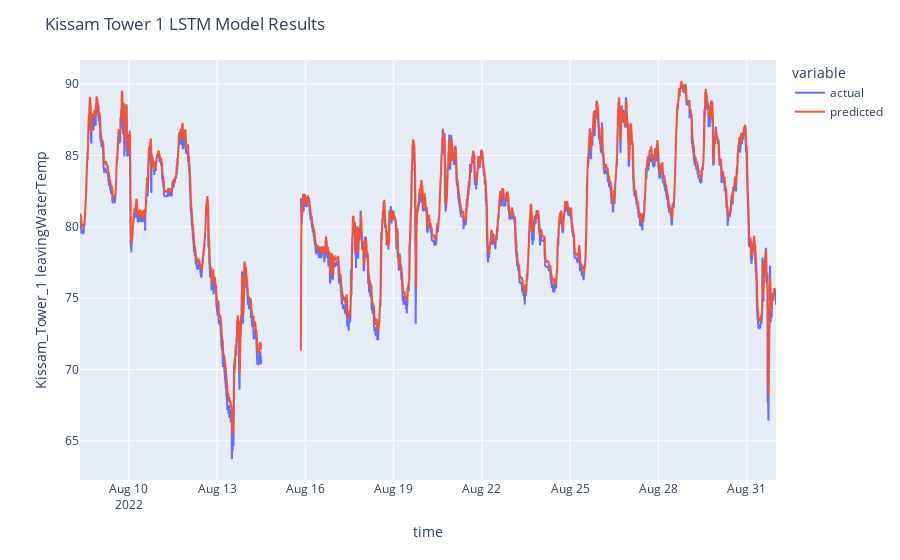

Notebook code cell kept with this figure:
### Code cell
"""
5. Display results
"""
print("\nMaking predictions...")
yhat = model.predict(vec_X_test)


print("\nResults:...")
results_df = pd.DataFrame(
    {
        "actual": vec_y_test.reshape((vec_y_test.shape[0])),
        "predicted": yhat.reshape((yhat.shape[0])),
    },
    index=y_test.index,
)
results_df = scaler.denormalize_results(results_df)

# Create a new DataFrame with the desired 5-minute interval index
new_index = pd.date_range(
    start=results_df.index.min(), end=results_df.index.max(), freq="5min"
)
display_df = pd.DataFrame(index=new_index)
# Merge the new DataFrame with the original DataFrame
display_df = display_df.merge(
    results_df, how="left", left_index=True, right_index=True
)

mabs_error = mean_absolute_error(results_df["actual"], results_df["predicted"])
rmse = np.sqrt(mean_squared_error(results_df["actual"], results_df["predicted"]))
print("Mean Absolute Error: %.3f" % mabs_error)
print("RMSE: %.3f" % rmse)

fig = px.line(display_df, x=display_df.index, y=["actual", "predicted"])
fig.update_layout(
    title=f"{building_name} Tower {tower_number} LSTM Model Results",
    xaxis_title="time",
    yaxis_title=target,
)
fig.show()

### Figure 1 — Plotly figure (JSON) as saved in the notebook; plotly's stock layout.template omitted (floating-point values rounded to 4 significant figures; data arrays with more than 128 entries replaced by an {"elided": "..."} marker saying what was removed)
{"data": [{"hovertemplate": "variable=actual<br>index=%{x}<br>value=%{y}<extra></extra>", "legendgroup": "actual", "line": {"color": "#636efa", "dash": "solid"}, "marker": {"symbol": "circle"}, "mode": "lines", "name": "actual", "showlegend": true, "type": "scattergl", "x": {"elided": "6814 str values"}, "xaxis": "x", "y": {"elided": "6814 float values"}, "yaxis": "y"}, {"hovertemplate": "variable=predicted<br>index=%{x}<br>value=%{y}<extra></extra>", "legendgroup": "predicted", "line": {"color": "#EF553B", "dash": "solid"}, "marker": {"symbol": "circle"}, "mode": "lines", "name": "predicted", "showlegend": true, "type": "scattergl", "x": {"elided": "6814 str values"}, "xaxis": "x", "y": {"elided": "6814 float values"}, "yaxis": "y"}], "layout": {"legend": {"title": {"text": "variable"}, "tracegroupgap": 0}, "margin": {"t": 60}, "title": {"text": "Kissam Tower 1 LSTM Model Results"}, "xaxis": {"anchor": "y", "domain": [0, 1], "title": {"text": "time"}}, "yaxis": {"anchor": "x", "domain": [0, 1], "title": {"text": "Kissam_Tower_1 leavingWaterTemp"}}}}
